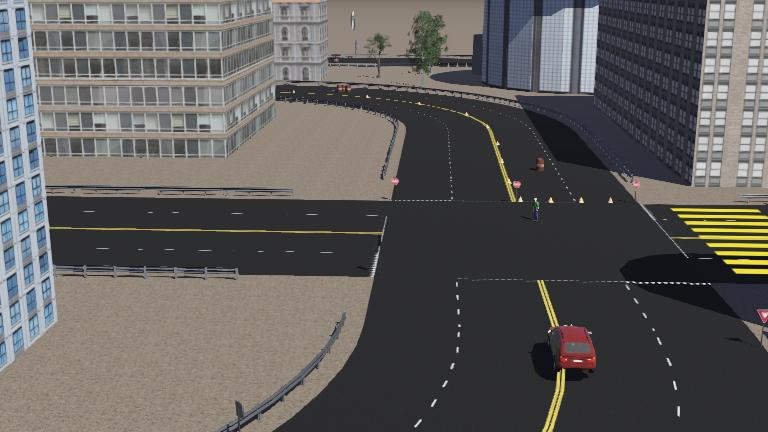
#> input picture webots/worlds/.city.jpg, 768 x 432 px
$ python -i lane_detection.py   (imports and definitions only)
#> lines starting #> are read from the running program, lines starting #| are printed output that depends on the picture; after the words box and inside, x2 and y2 are one past the last pixel; in counts of white or black regions, pixels touching at a corner belong together
import cv2
import numpy as np
from PIL import Image

from ..types import LaneDetectionResult


class LaneDetector:#create

    def __init__(self):
        print("LaneDetector initialized")

        # Store intermediate masks for debugging / visualization
        self.yellow_mask = None
        self.white_mask = None

        self.yellow_roi = None
        self.white_roi = None

        self.yellow_lines = []
        self.white_lines = []

        self.yellow_fitted_line = None
        self.white_fitted_line = None

        self.roi_points = None

        # Previous driving-area centre line (used only when one
        # lane boundary is temporarily missing).
        self.previous_centerline = None

    # ==================================================
    # MAIN DETECTION FUNCTION
    # ==================================================

    def detect(self, image) -> LaneDetectionResult:

        # ==================================================
        # 1. INPUT VALIDATION
        # ==================================================

        if image is None:
            raise ValueError("Input image cannot be None")

        if isinstance(image, Image.Image):
            image = np.array(image)

            image = cv2.cvtColor(
                image,
                cv2.COLOR_RGB2BGR
            )

        elif not isinstance(image, np.ndarray):

            raise TypeError(
                "Input image must be a NumPy array "
                "or PIL Image"
            )

        height, width = image.shape[:2]

        image_center = width / 2

        # ==================================================
        # 2. CONVERT IMAGE TO HSV
        # ==================================================

        hsv = cv2.cvtColor(
            image,
            cv2.COLOR_BGR2HSV
        )
#> hsv: shape (432, 768, 3); mean H, S, V 52.5, 31.5, 99.5

        # ==================================================
        # 3. CREATE YELLOW MASK
        # ==================================================

        yellow_mask = cv2.inRange(
            hsv,
            np.array([15, 70, 60]),
            np.array([40, 255, 255])
        )
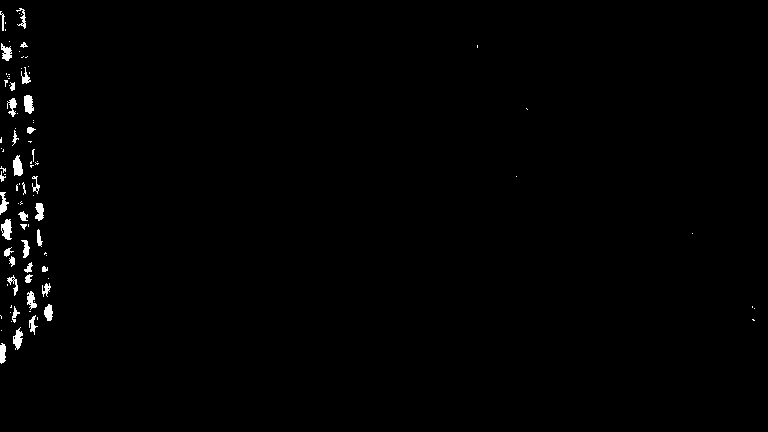
#> yellow_mask: shape (432, 768); 0.81% white; 92 white regions (58 under 20 px), largest, box (x1, y1, x2, y2) and area: (1, 219, 12, 240) 158, (13, 155, 23, 176) 151, (24, 95, 34, 114) 144

        # ==================================================
        # 4. CREATE WHITE MASK
        # ==================================================

        white_mask = cv2.inRange(
            hsv,
            np.array([0, 0, 100]),
            np.array([180, 35 , 255])
        )
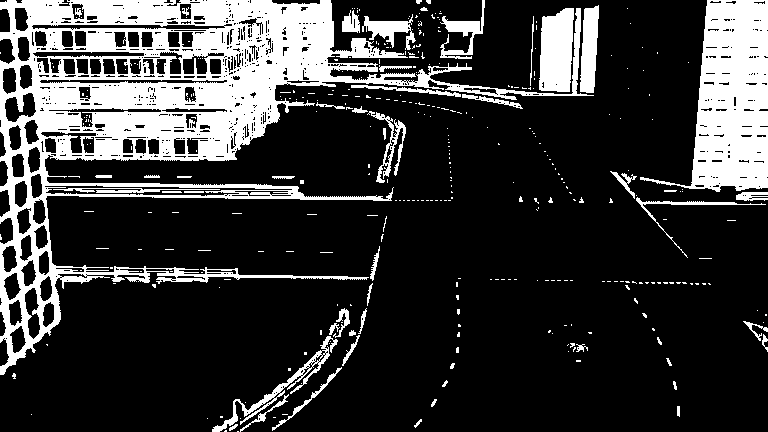
#> white_mask: shape (432, 768); 21.9% white; 362 white regions (311 under 20 px), largest, box (x1, y1, x2, y2) and area: (0, 0, 594, 375) 47178, (640, 0, 768, 192) 12514, (539, 8, 574, 92) 2464

        # ==================================================
        # 5. MORPHOLOGY
        #
        # Remove small noise and connect nearby lane fragments
        # ==================================================

        kernel = np.ones(
            (3, 3),
            np.uint8
        )

        yellow_mask = cv2.morphologyEx(
            yellow_mask,
            cv2.MORPH_CLOSE,
            kernel
        )
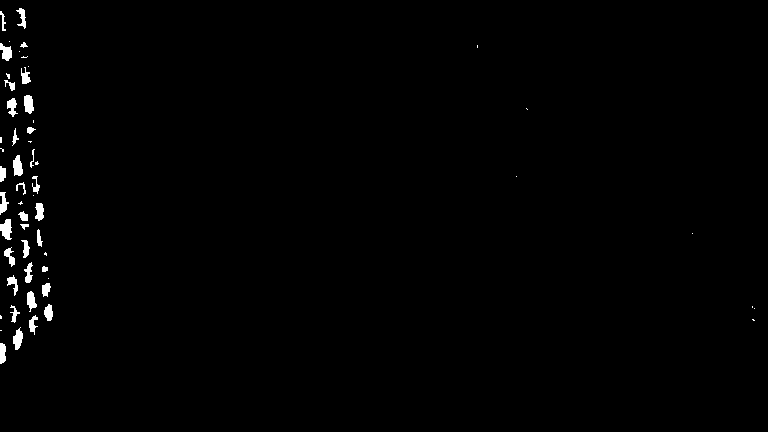
#> yellow_mask: shape (432, 768); 0.93% white; 56 white regions (23 under 20 px), largest, box (x1, y1, x2, y2) and area: (0, 219, 12, 240) 174, (13, 155, 23, 176) 154, (24, 95, 34, 114) 148

        white_mask = cv2.morphologyEx(
            white_mask,
            cv2.MORPH_CLOSE,
            kernel
        )
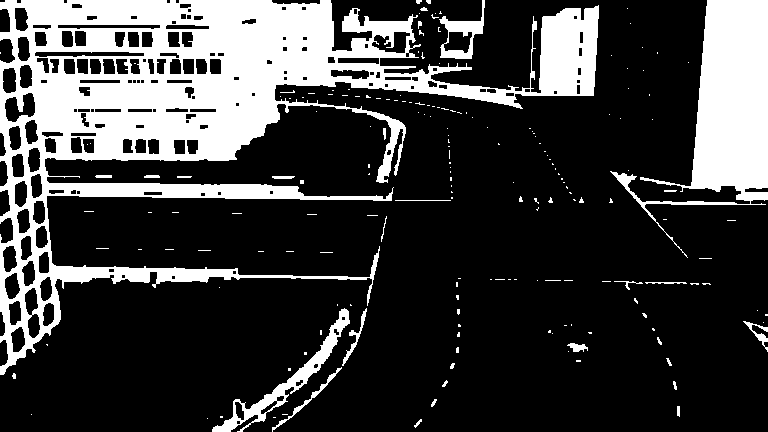
#> white_mask: shape (432, 768); 24.3% white; 187 white regions (159 under 20 px), largest, box (x1, y1, x2, y2) and area: (0, 0, 599, 375) 61183, (610, 0, 768, 258) 14119, (212, 308, 350, 432) 2158

        self.yellow_mask = yellow_mask.copy()
        self.white_mask = white_mask.copy()

        # ==================================================
        # 6. CANNY EDGE DETECTION
        # ==================================================

        yellow_edges = cv2.Canny(
            yellow_mask,
            20,
            80
        )
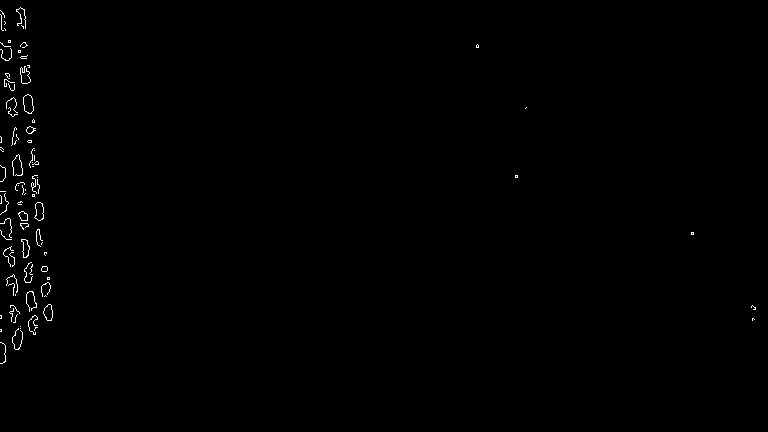
#> yellow_edges: shape (432, 768); 0.46% white in thin lines or dots, all inside (x1, y1, x2, y2) = (0, 7, 756, 364)

        white_edges = cv2.Canny(
            white_mask,
            20,
            80
        )
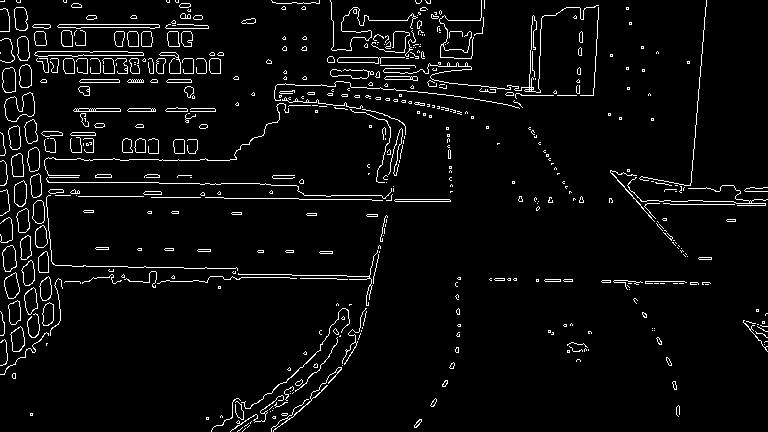
#> white_edges: shape (432, 768); 4.4% white in thin lines or dots

        # ==================================================
        # 7. ROI
        #
        # Trapezoidal road region.
        #
        # The ROI is deliberately narrower at the top
        # and wider at the bottom.
        #
        # This reduces the chance of detecting unrelated
        # road markings or objects outside the driving area.
        # ==================================================

        roi_mask = np.zeros(
            (height, width),
            dtype=np.uint8
        )

        roi_points = np.array(
            [[
                (
                    int(width * 0.26),
                    int(height * 0.55)
                ),
                (
                    int(width * 0.74),
                    int(height * 0.55)
                ),
                (
                    int(width * 0.95),
                    height - 1
                ),
                (
                    int(width * 0.05),
                    height - 1
                )
            ]],
            dtype=np.int32
        )

        self.roi_points = roi_points.copy()
#> (the rest of the program and of its run is left out)
